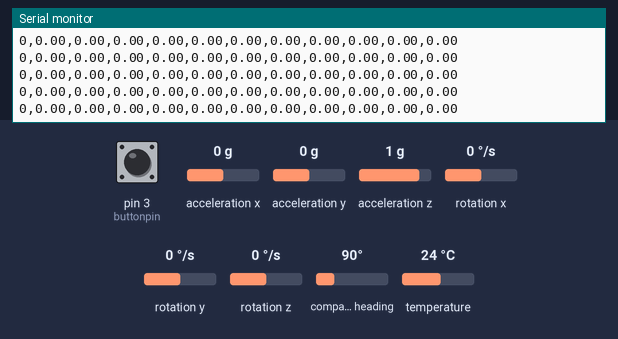
A sketch run on a simulated Arduino Uno, built with avr-gcc and run on an emulated ATmega328P. On the bench: the last lines printed to the serial monitor. Inputs (shaded band) come from the test bench; at power-on: rotation x 0 °/s, rotation y 0 °/s, rotation z 0 °/s, acceleration z 1 g, pin 3 (buttonpin) LOW, acceleration x 0 g, acceleration y 0 g, compass heading 90°, temperature 24 °C.

Above: at 5.3 s.
5.4 s: rotation x set to -100 °/s
At 5.46 s:
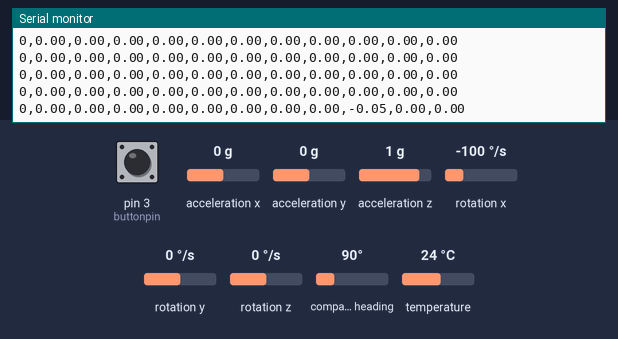
8.4 s: rotation y set to -100 °/s
At 8.44 s:
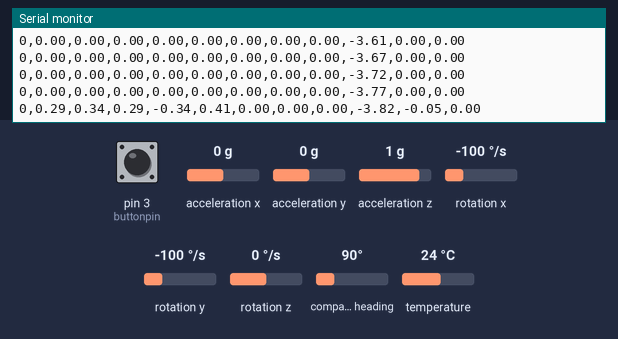
11.4 s: rotation z set to -192 °/s
At 11.42 s:
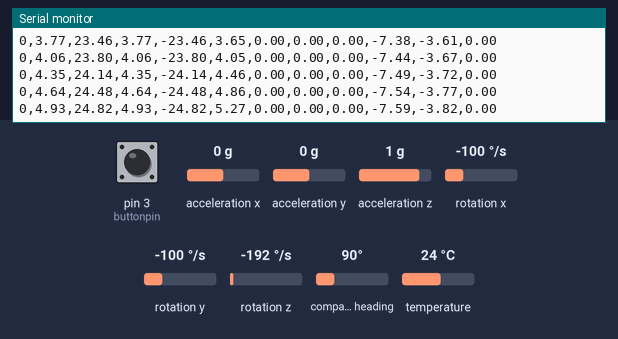
14.4 s: rotation x set to 0 °/s
At 14.42 s:
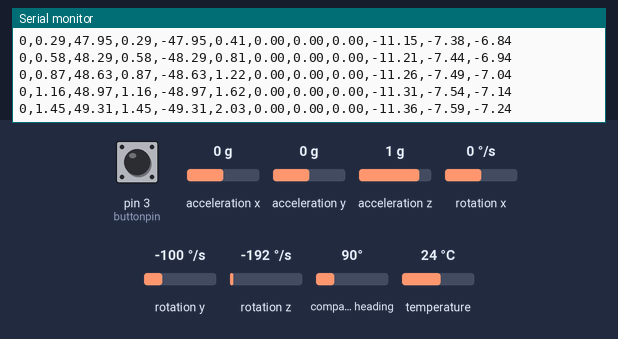
17.4 s: rotation y set to -192 °/s
At 17.41 s:
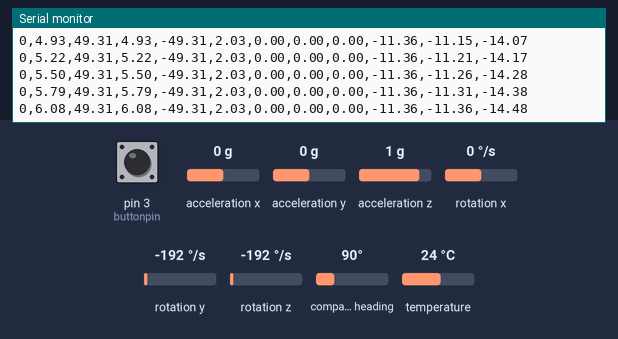
20.4 s: acceleration z set to 1.4 g
At 20.41 s:
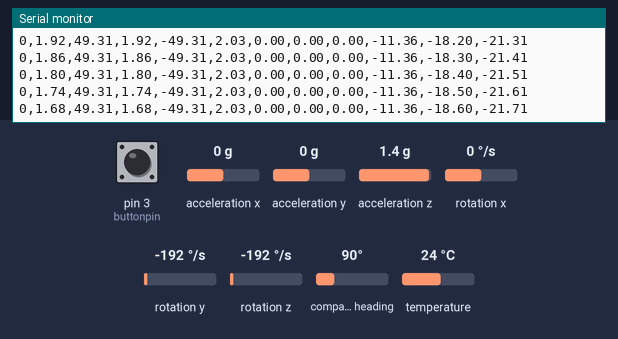
Timing chart, 0 to 23.4 s (numbered marks = the images above; inputs shaded):
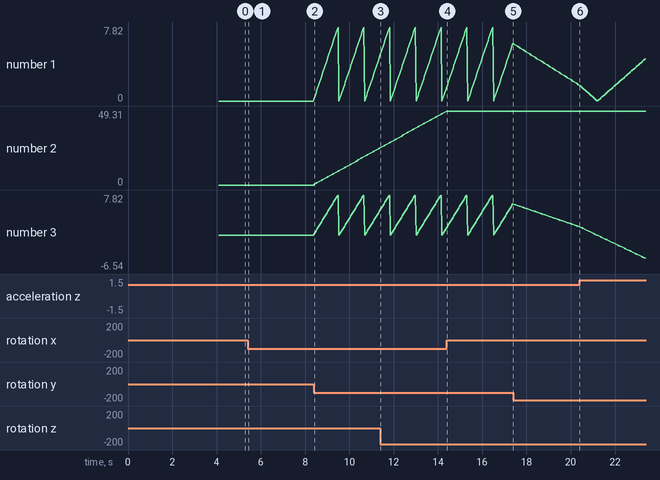

The sketch:

magandaccgyro.ino
```cpp
#include <Wire.h>
#include <SPI.h>
#include <Adafruit_LSM9DS1.h>
#include <Adafruit_Sensor.h>  // not used in this demo but required!
#include <Adafruit_MPU6050.h>

// i2c
Adafruit_LSM9DS1 lsm = Adafruit_LSM9DS1();
Adafruit_MPU6050 mpu;

#define LSM9DS1_SCK A5
#define LSM9DS1_MISO 12
#define LSM9DS1_MOSI A4
#define LSM9DS1_XGCS 6
#define LSM9DS1_MCS 5
// You can also use software SPI
//Adafruit_LSM9DS1 lsm = Adafruit_LSM9DS1(LSM9DS1_SCK, LSM9DS1_MISO, LSM9DS1_MOSI, LSM9DS1_XGCS, LSM9DS1_MCS);
// Or hardware SPI! In this case, only CS pins are passed in
//Adafruit_LSM9DS1 lsm = Adafruit_LSM9DS1(LSM9DS1_XGCS, LSM9DS1_MCS);

float magx0 = 0;
float magy0 = 0;
float magz0 = 0;
float magxM = 0;
float magyM = 0;
float magzM = 0;

const int buttonpin = 3;

float angX = 0.0;
float angY = 0.0;
float angZ = 0.0;

//float vx = 0.0;
//float vy = 0.0;
//float vz = 0.0;

float mpux = 0.0;
float mpuy = 0.0;
float mpuz = 0.0;

void setupSensor() {
  // 1.) Set the accelerometer range
  lsm.setupAccel(lsm.LSM9DS1_ACCELRANGE_2G);
  //lsm.setupAccel(lsm.LSM9DS1_ACCELRANGE_4G);
  //lsm.setupAccel(lsm.LSM9DS1_ACCELRANGE_8G);
  //lsm.setupAccel(lsm.LSM9DS1_ACCELRANGE_16G);

  // 2.) Set the magnetometer sensitivity
  //lsm.setupMag(lsm.LSM9DS1_MAGGAIN_4GAUSS);
  //lsm.setupMag(lsm.LSM9DS1_MAGGAIN_8GAUSS);
  //lsm.setupMag(lsm.LSM9DS1_MAGGAIN_12GAUSS);
  lsm.setupMag(lsm.LSM9DS1_MAGGAIN_16GAUSS);

  // 3.) Setup the gyroscope
  lsm.setupGyro(lsm.LSM9DS1_GYROSCALE_245DPS);
  //lsm.setupGyro(lsm.LSM9DS1_GYROSCALE_500DPS);
  //lsm.setupGyro(lsm.LSM9DS1_GYROSCALE_2000DPS);
}


void setup() {
  pinMode(buttonpin, INPUT);

  Serial.begin(115200);
  while (!Serial) {
    delay(10); // will pause Zero, Leonardo, etc until serial console opens
  }

  // Try to initialize MPU6050
  if (!mpu.begin()) {
//    Serial.println("Failed to find MPU6050 chip.");
    while (1) {
      delay(10);
    }
  }

  // Try to initialize LSM9DS1
  if (!lsm.begin()) {
//    Serial.println("Failed to initialize the LSM9DS1.");
    while (1);
  }
//  Serial.println("Found LSM9DS1 9DOF");

  // Set ranges for MPU6050
  mpu.setAccelerometerRange(MPU6050_RANGE_16_G);
  mpu.setGyroRange(MPU6050_RANGE_250_DEG);
  mpu.setFilterBandwidth(MPU6050_BAND_21_HZ);
//  Serial.println("");
  delay(100);

  // Setup magnemtometer
//  Serial.println("Initializing... remove any nearby magnets from magnetometer sensor...");
  delay(3000);

  // helper to just set the default scaling we want, see above!
  setupSensor();

  lsm.read();  /* ask it to read in the data */

  /* Get a new sensor event */
  sensors_event_t a, m, g, t;
  lsm.getEvent(&a, &m, &g, &t);

  magx0 = m.magnetic.x;
  magy0 = m.magnetic.y;
  magz0 = m.magnetic.z;

//  Serial.println("Finished initializing.");
  delay(1000);
}

void loop() {
  lsm.read();  /* ask it to read in the data */

  /* Get a new sensor event */
  sensors_event_t a, m, g, temp;
  lsm.getEvent(&a, &m, &g, &temp);
  mpu.getEvent(&a, &g, &temp);

  //MPU6050 Data
  float accx = a.acceleration.x;
  float accy = a.acceleration.y;
  float accz = a.acceleration.z;
  float roll = g.gyro.x;
  float pitch = g.gyro.y;
  float yaw = g.gyro.z;

  // Calculate angle relative to starting angle
  angX += roll * 0.03;
  angY += pitch * 0.03;
  angZ += yaw * 0.03;

  // Remove gravity from acceleration
  float ax = accx, ay = accy, az = 0;
  accx -= ax * cos(yaw) - ay * sin(yaw);
  accy -= ax * sin(yaw) - ay * cos(yaw);

  ax = accx; az = accz;
  accx -=  ax * cos(pitch) + az * sin(pitch);
  accz -= -ax * sin(pitch) + az * cos(pitch);

  ay = accy, az = accz;
  accy -=  ay * cos(roll) - az * sin(roll);
  accz -=  ay * sin(roll) + az * cos(roll);

  // Calculate current position

  //  if (abs(accx) >= 0.75) {vx += accx * 0.03;}
  //  if (abs(accy) >= 0.75) {vy += accy * 0.03;}
  //  if (abs(accz) >= 0.75) {vz += accz * 0.03;}

  if (abs(accx) >= 1) {
    //    mpux += vx * 0.03 + 0.5 * accx * pow(0.03,2);
    mpux += accx * 0.03;
  }
  if (abs(accy) >= 1) {
    //    mpuy += vy * 0.03 + 0.5 * accy * pow(0.03,2);
    mpuy += accy * 0.03;
  }
  if (abs(accz) >= 1.25) {
    //    mpuz += vz * 0.03 + 0.5 * accz * pow(0.03,2);
    mpuz += accz * 0.03;
  }

  // Magnetometer Data
  float magx = m.magnetic.x - magx0;
  float magy = m.magnetic.y - magy0;
  float magz = m.magnetic.z - magz0;

  magx = pow(abs(magx), 0.5);
  magy = pow(abs(magy), 0.5);
  magz = pow(abs(magz), 0.5);

  // Scale down the magnetometer position values & reposition MPU if it strays
  magx = magx/8;
  magy = magy/8;
  magz = magz/8;

  if(mpux > 8) {mpux = 0;}
  if(mpuy > 8) {mpuy = 0;}
  if(mpuz > 8) {mpuz = 0;}

  // Weighted average of mag and mpu positions
  float magweightx = 0.0;
  float magweightz = 0.0;
  if (magx <= 6.5) {magweightx = magx/6.5;} else {magweightx = 1;}
  if (magz <= 6.5) {magweightz = magz/6.5;} else {magweightz = 1;}

  float x = magweightx*magx + (1-magweightx)*mpux;
  float y = magweightz*magz + (1-magweightz)*mpuy;

  // Print out the values
  if (digitalRead(buttonpin) == HIGH) {Serial.print("1,");} else {Serial.print("0,");}
  Serial.print(abs(x));        Serial.print(",");
  Serial.print(abs(y));        Serial.print(",");
  Serial.print(mpux);     Serial.print(",");
  Serial.print(mpuy);     Serial.print(",");
  Serial.print(mpuz);     Serial.print(",");
  Serial.print(magx);     Serial.print(",");
  Serial.print(magy);     Serial.print(",");
  Serial.print(magz);     Serial.print(",");
  Serial.print(angX);     Serial.print(",");
  Serial.print(angY);     Serial.print(",");
  Serial.print(angZ);     Serial.println();

  delay(30);
}
```

Measured:
- after the input at 5.4 s, the serial monitor: prints a new line at once (image 1)
